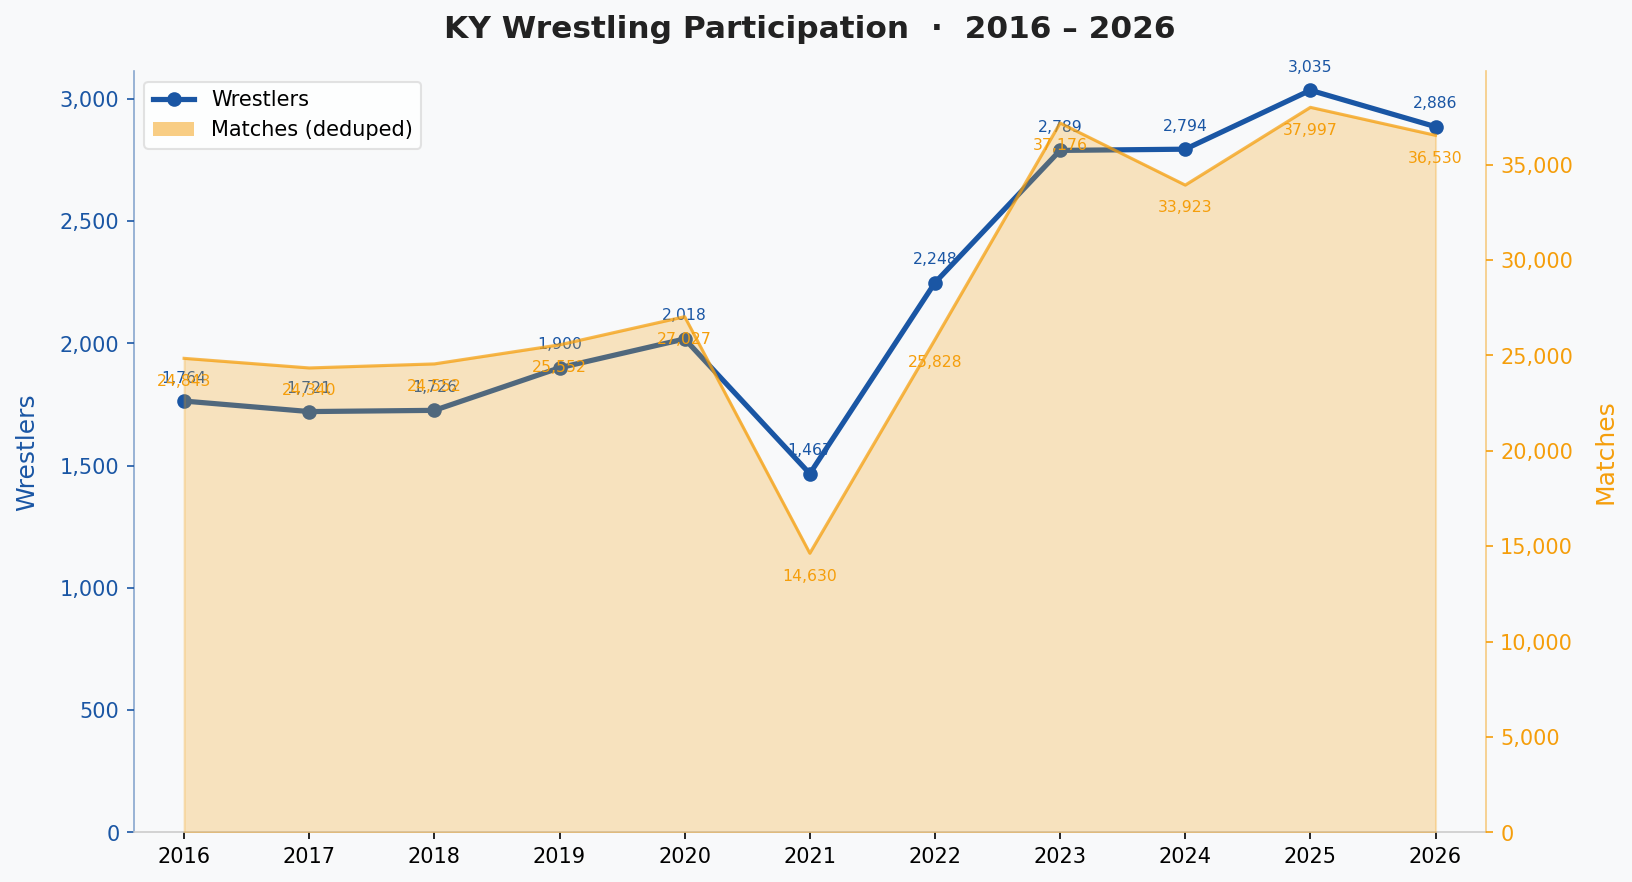

Generate this figure with Python:
#!/usr/bin/env python3
"""
KY Wrestling participation growth chart (2016–2026).
Shows wrestler count (line) and match count (shaded area) on dual y-axes.
Match count = deduped matches containing at least one KY wrestler,
sourced from mt/processed_data/hs_ky_boys per season.
"""

import json
from pathlib import Path
import matplotlib.pyplot as plt
import matplotlib.ticker as mticker

ROOT = Path(__file__).resolve().parent.parent
PROCESSED_ROOT = ROOT / "mt" / "processed_data" / "hs_ky_boys"
SEASONS = list(range(2016, 2027))


def compute_stats(seasons):
    wrestler_counts, match_counts = [], []
    for season in seasons:
        season_dir = PROCESSED_ROOT / str(season)
        seen = set()
        active_wrestlers = 0
        for team_file in season_dir.glob("*.json"):
            with team_file.open(encoding="utf-8") as f:
                data = json.load(f)
            for w in data.get("roster", []):
                matches = w.get("matches", [])
                if matches:
                    active_wrestlers += 1
                for m in matches:
                    key = (
                        m.get("date", ""),
                        m.get("weight", ""),
                        tuple(sorted([m.get("winner_name", ""), m.get("loser_name", "")])),
                    )
                    seen.add(key)
        wrestler_counts.append(active_wrestlers)
        match_counts.append(len(seen))
    return wrestler_counts, match_counts


wrestler_counts, match_counts = compute_stats(SEASONS)

for s, wc, mc in zip(SEASONS, wrestler_counts, match_counts):
    print(f"{s}: {wc:,} wrestlers | {mc:,} matches | {mc/wc:.1f} per wrestler")

# ── Colors ───────────────────────────────────────────────────────────────────
LINE_COLOR = "#1a56a4"
AREA_COLOR = "#f59e0b"

fig, ax1 = plt.subplots(figsize=(11, 6))
fig.patch.set_facecolor("#f8f9fa")
ax1.set_facecolor("#f8f9fa")

# ── Match count — shaded area (right axis) ───────────────────────────────────
ax2 = ax1.twinx()
ax2.fill_between(SEASONS, match_counts, alpha=0.25, color=AREA_COLOR, zorder=2)
ax2.plot(SEASONS, match_counts, color=AREA_COLOR, linewidth=1.5, alpha=0.7, zorder=3)
ax2.set_ylabel("Matches", fontsize=12, color=AREA_COLOR, labelpad=10)
ax2.tick_params(axis="y", colors=AREA_COLOR)
ax2.yaxis.set_major_formatter(mticker.FuncFormatter(lambda x, _: f"{int(x):,}"))
ax2.set_ylim(bottom=0)
ax2.spines["right"].set_color(AREA_COLOR)
ax2.spines["right"].set_alpha(0.5)
for spine in ["top", "left", "bottom"]:
    ax2.spines[spine].set_visible(False)

# ── Wrestler count — line (left axis) ────────────────────────────────────────
ax1.plot(SEASONS, wrestler_counts, color=LINE_COLOR, linewidth=2.5, marker="o",
         markersize=6, zorder=4)
ax1.set_ylabel("Wrestlers", fontsize=12, color=LINE_COLOR, labelpad=10)
ax1.tick_params(axis="y", colors=LINE_COLOR)
ax1.yaxis.set_major_formatter(mticker.FuncFormatter(lambda x, _: f"{int(x):,}"))
ax1.set_ylim(bottom=0)
ax1.spines["left"].set_color(LINE_COLOR)
ax1.spines["left"].set_alpha(0.5)
for spine in ["top", "right"]:
    ax1.spines[spine].set_visible(False)
ax1.spines["bottom"].set_color("#cccccc")

# ── X axis ────────────────────────────────────────────────────────────────────
ax1.set_xticks(SEASONS)
ax1.set_xticklabels([str(s) for s in SEASONS], fontsize=10)
ax1.set_xlim(SEASONS[0] - 0.4, SEASONS[-1] + 0.4)

# ── Data labels ───────────────────────────────────────────────────────────────
for season, wc, mc in zip(SEASONS, wrestler_counts, match_counts):
    ax1.annotate(f"{wc:,}", (season, wc), textcoords="offset points",
                 xytext=(0, 9), ha="center", fontsize=7.5, color=LINE_COLOR)
    ax2.annotate(f"{mc:,}", (season, mc), textcoords="offset points",
                 xytext=(0, -13), ha="center", fontsize=7.5, color=AREA_COLOR)

# ── Title & legend ────────────────────────────────────────────────────────────
ax1.set_title("KY Wrestling Participation  ·  2016 – 2026",
              fontsize=15, fontweight="bold", pad=16, color="#222222")

from matplotlib.lines import Line2D
from matplotlib.patches import Patch
legend_handles = [
    Line2D([0], [0], color=LINE_COLOR, linewidth=2.5, marker="o", markersize=6, label="Wrestlers"),
    Patch(facecolor=AREA_COLOR, alpha=0.5, label="Matches (deduped)"),
]
ax1.legend(handles=legend_handles, loc="upper left", fontsize=10,
           framealpha=0.85, edgecolor="#dddddd")

plt.tight_layout()
out = ROOT / "scripts" / "growth_chart.png"
plt.savefig(out, dpi=150, bbox_inches="tight")
print(f"\nSaved → {out}")
plt.show()
